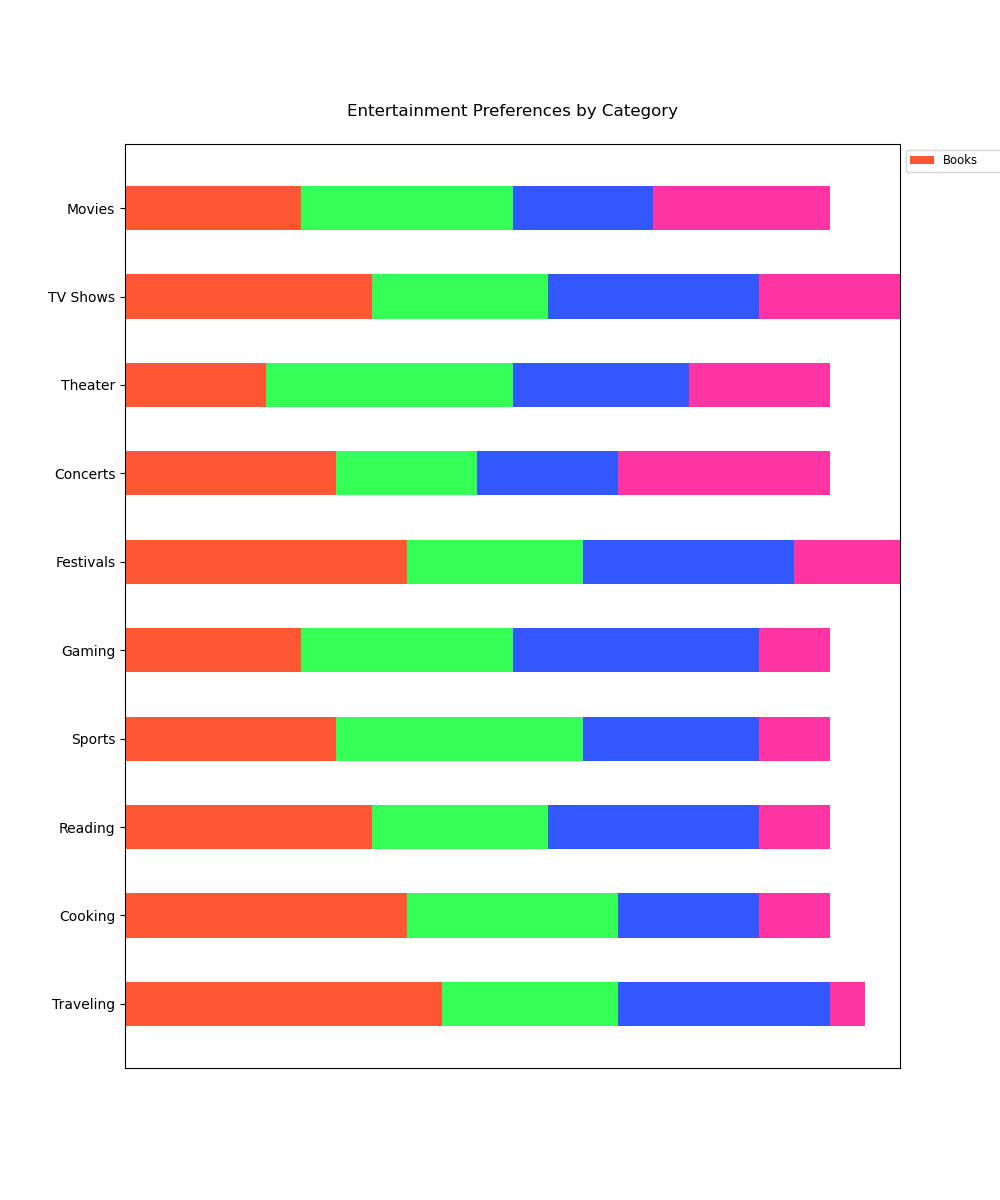

Source code (Python):

import matplotlib.pyplot as plt
import numpy as np

categories = ['Movies', 'TV Shows', 'Theater', 'Concerts', 'Festivals', 'Gaming', 'Sports', 'Reading', 'Cooking', 'Traveling']
books = [25, 35, 20, 30, 40, 25, 30, 35, 40, 45]
magazines = [30, 25, 35, 20, 25, 30, 35, 25, 30, 25]
online_articles = [20, 30, 25, 20, 30, 35, 25, 30, 20, 30]
newspapers = [25, 20, 20, 30, 15, 10, 10, 10, 10, 5]

data = np.array([books, magazines, online_articles, newspapers])
data_cum = data.cumsum(axis=0)

fig, ax = plt.subplots(figsize=(10, 12))

category_colors = ['#FF5733', '#33FF57', '#3357FF', '#FF33A1']

ax.invert_yaxis()
ax.xaxis.set_visible(False)
ax.set_xlim(0, np.sum(data, axis=0).max())

for i, (colname, color) in enumerate(zip(['Books', 'Magazines', 'Online Articles', 'Newspapers'], category_colors)):
    widths = data[i]
    starts = data_cum[i] - widths
    rects = ax.barh(categories, widths, left=starts, height=0.5, label=colname, color=color)

ax.legend(ncol=len(category_colors), bbox_to_anchor=(1, 1), loc='upper left', fontsize='small')
plt.title('Entertainment Preferences by Category', pad=20)
plt.show()
